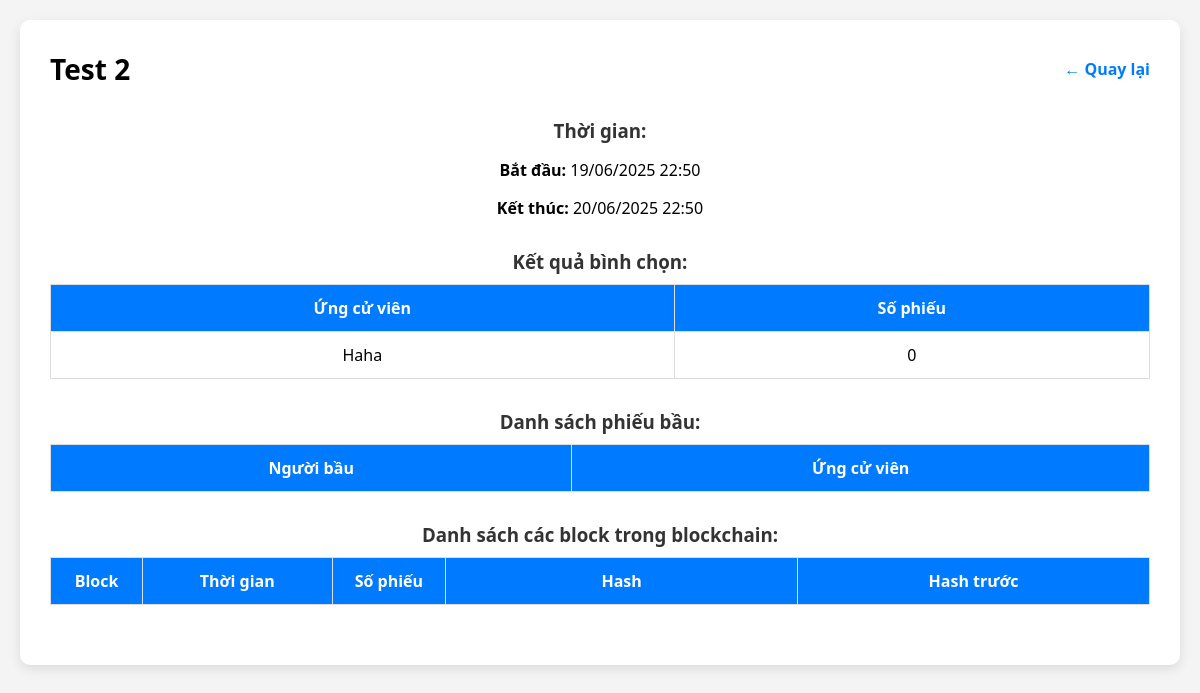
Page /admin/poll/2 (signed in) on the earlier database version.
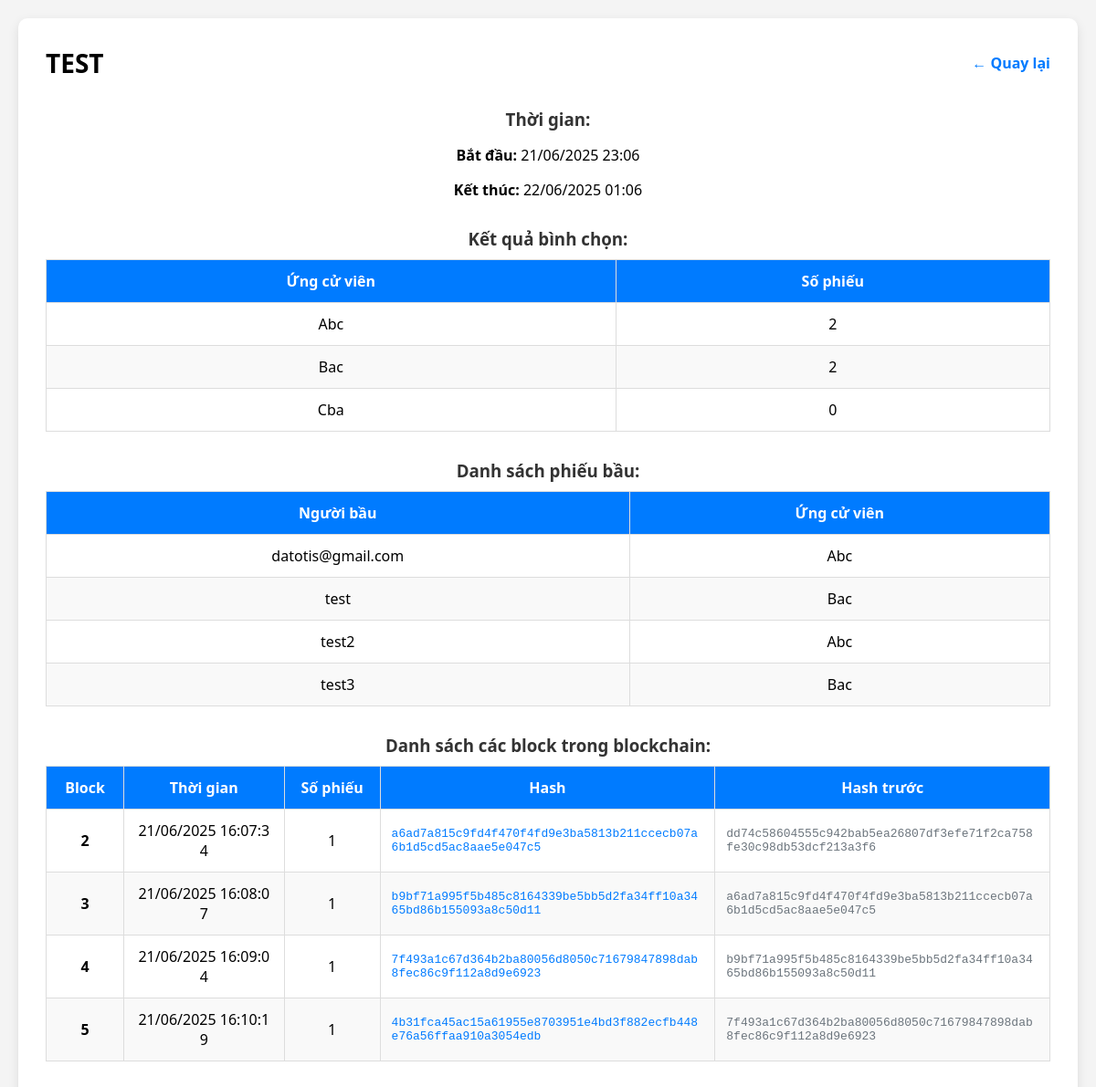
Same page on the later database version.
### models.py (models this page shows)
class Poll(db.Model):
    id = db.Column(db.Integer, primary_key=True)
    title = db.Column(db.String(200), nullable=False)
    start_time = db.Column(db.DateTime, nullable=False)
    end_time = db.Column(db.DateTime, nullable=False)
    candidates = db.relationship("Candidate", backref="poll", lazy=True, cascade="all, delete")

class Candidate(db.Model):
    id = db.Column(db.Integer, primary_key=True)
    name = db.Column(db.String(80), nullable=False)
    poll_id = db.Column(db.Integer, db.ForeignKey('poll.id'), nullable=False)

class Block(db.Model):
    id = db.Column(db.Integer, primary_key=True)
    poll_id = db.Column(db.Integer, db.ForeignKey('poll.id'), nullable=False)  # Gắn block với cuộc bình chọn
    index = db.Column(db.Integer, nullable=False)
    timestamp = db.Column(db.DateTime, default=datetime.utcnow)
    votes_json = db.Column(db.Text, nullable=False)
    voted_users_json = db.Column(db.Text, nullable=False)
    previous_hash = db.Column(db.String(64), nullable=False)
    hash = db.Column(db.String(64), nullable=False)

### app.py (the view)
@app.route("/admin/poll/<int:poll_id>")
def poll_detail(poll_id):
    if "user_id" not in session or not session.get("is_admin"):
        return redirect(url_for("login"))
    poll = Poll.query.get_or_404(poll_id)
    votes = blockchain.get_all_votes()
    vote_counts = {c.name: 0 for c in poll.candidates}
    for vote in votes:
        if vote["poll_id"] == poll.id and vote["candidate"] in vote_counts:
            vote_counts[vote["candidate"]] += 1
    poll_blocks = []
    blocks = Block.query.order_by(Block.index).all()
    for block in blocks:
        block_votes = [v for v in json.loads(block.votes_json) if v["poll_id"] == poll.id]
        if block_votes:
            poll_blocks.append({
                "index": block.index,
                "timestamp": block.timestamp,
                "votes": block_votes,
                "hash": block.hash,
                "previous_hash": block.previous_hash
            })
    return render_template("poll_detail.html",
                           poll=poll,
                           vote_counts=vote_counts,
                           votes=[v for v in votes if v["poll_id"] == poll.id],
                           blocks=poll_blocks)

### blockchain.py (called while the page is built)
    def get_all_votes(self):
        votes = []
        all_blocks = Block.query.all()
        for block in all_blocks:
            votes.extend(json.loads(block.votes_json))
        for poll_votes in self.current_votes.values():
            votes.extend(poll_votes)
        return votes

### templates/poll_detail.html (shortened to what this page needs)
<!DOCTYPE html>
<html lang="vi">
<head>
    <link rel="stylesheet" href="/static/style.css">
</head>
<body>
    <div class="container">
        <header>
            <h2>{{ poll.title }}</h2>
            <a href="/admin" class="back-btn">← Quay lại</a>
        </header>
        <section>
            <h3>Thời gian:</h3>
            <p><strong>Bắt đầu:</strong> {{ poll.start_time.strftime("%d/%m/%Y %H:%M") }}</p>
            <p><strong>Kết thúc:</strong> {{ poll.end_time.strftime("%d/%m/%Y %H:%M") }}</p>
        </section>
        <section>
            <h3>Kết quả bình chọn:</h3>
            <table>
                <thead>
                    <tr>
                        <th>Ứng cử viên</th>
                        <th>Số phiếu</th>
                    </tr>
                </thead>
                <tbody>
                    {% for name, count in vote_counts.items() %}
                    <tr>
                        <td>{{ name }}</td>
                        <td>{{ count }}</td>
                    </tr>
                    {% endfor %}
                </tbody>
            </table>
        </section>
        <section>
            <h3>Danh sách phiếu bầu:</h3>
            <table>
                <thead>
                    <tr>
                        <th>Người bầu</th>
                        <th>Ứng cử viên</th>
                    </tr>
                </thead>
                <tbody>
                    {% for vote in votes %}
                    {% if vote["candidate"] in vote_counts %}
                    <tr>
                        <td>{{ vote["voter"] }}</td>
                        <td>{{ vote["candidate"] }}</td>
                    </tr>
                    {% endif %}
                    {% endfor %}
                </tbody>
            </table>
        </section>
        <section>
            <h3>Danh sách các block trong blockchain:</h3>
            <div style="overflow-x: auto;">
                <table>
                    <thead>
                        <tr>
                            <th style="min-width: 60px;">Block</th>
                            <th style="min-width: 150px;">Thời gian</th>
                            <th style="min-width: 80px;">Số phiếu</th>
                            <th style="min-width: 300px;">Hash</th>
                            <th style="min-width: 300px;">Hash trước</th>
                        </tr>
                    </thead>
                    <tbody>
                        {% for block in blocks %}
                        <tr>
                            <td><strong>{{ block.index }}</strong></td>
                            <td>{{ block.timestamp.strftime("%d/%m/%Y %H:%M:%S") }}</td>
                            <td>{{ block.votes|length }}</td>
                            <td style="text-align: left; font-family: monospace; color: #007bff;">{{ block.hash }}</td>
                            <td style="text-align: left; font-family: monospace; color: #6c757d;">{{ block.previous_hash
                                }}</td>
                        </tr>
                        {% endfor %}
                    </tbody>
                </table>
            </div>
        </section>
    </div>
</body>
</html>

Differences in the rows shown:
no longer on this page (row edited): Candidate: name "Haha", count "0"
changed Poll: title "Test 2" → "TEST"; start_time "19/06/2025 22:50" → "21/06/2025 23:06"; end_time "20/06/2025 22:50" → "22/06/2025 01:06"
added Candidate: name "Abc", poll "2"
added Candidate: name "Bac", poll "2"
added Candidate: name "Cba", count "0"
added Block: index "2", timestamp "21/06/2025 16:07:34", votes|length "1", hash "a6ad7a815c9fd4f470f4fd9e3ba5813b211ccecb07a6b1d5cd5ac8aae5e047c5", previous_hash "dd74c58604555c942bab5ea26807df3efe71f2ca758fe30c98db53dcf213a3f6"
added Block: index "3", timestamp "21/06/2025 16:08:07", votes|length "1", hash "b9bf71a995f5b485c8164339be5bb5d2fa34ff10a3465bd86b155093a8c50d11", previous_hash "a6ad7a815c9fd4f470f4fd9e3ba5813b211ccecb07a6b1d5cd5ac8aae5e047c5"
added Block: index "4", timestamp "21/06/2025 16:09:04", votes|length "1", hash "7f493a1c67d364b2ba80056d8050c71679847898dab8fec86c9f112a8d9e6923", previous_hash "b9bf71a995f5b485c8164339be5bb5d2fa34ff10a3465bd86b155093a8c50d11"
added Block: index "5", timestamp "21/06/2025 16:10:19", votes|length "1", hash "4b31fca45ac15a61955e8703951e4bd3f882ecfb448e76a56ffaa910a3054edb", previous_hash "7f493a1c67d364b2ba80056d8050c71679847898dab8fec86c9f112a8d9e6923"
Other differences:
new list line: "datotis@gmail.com Abc"
new list line: "test Bac"
new list line: "test2 Abc"
new list line: "test3 Bac"
